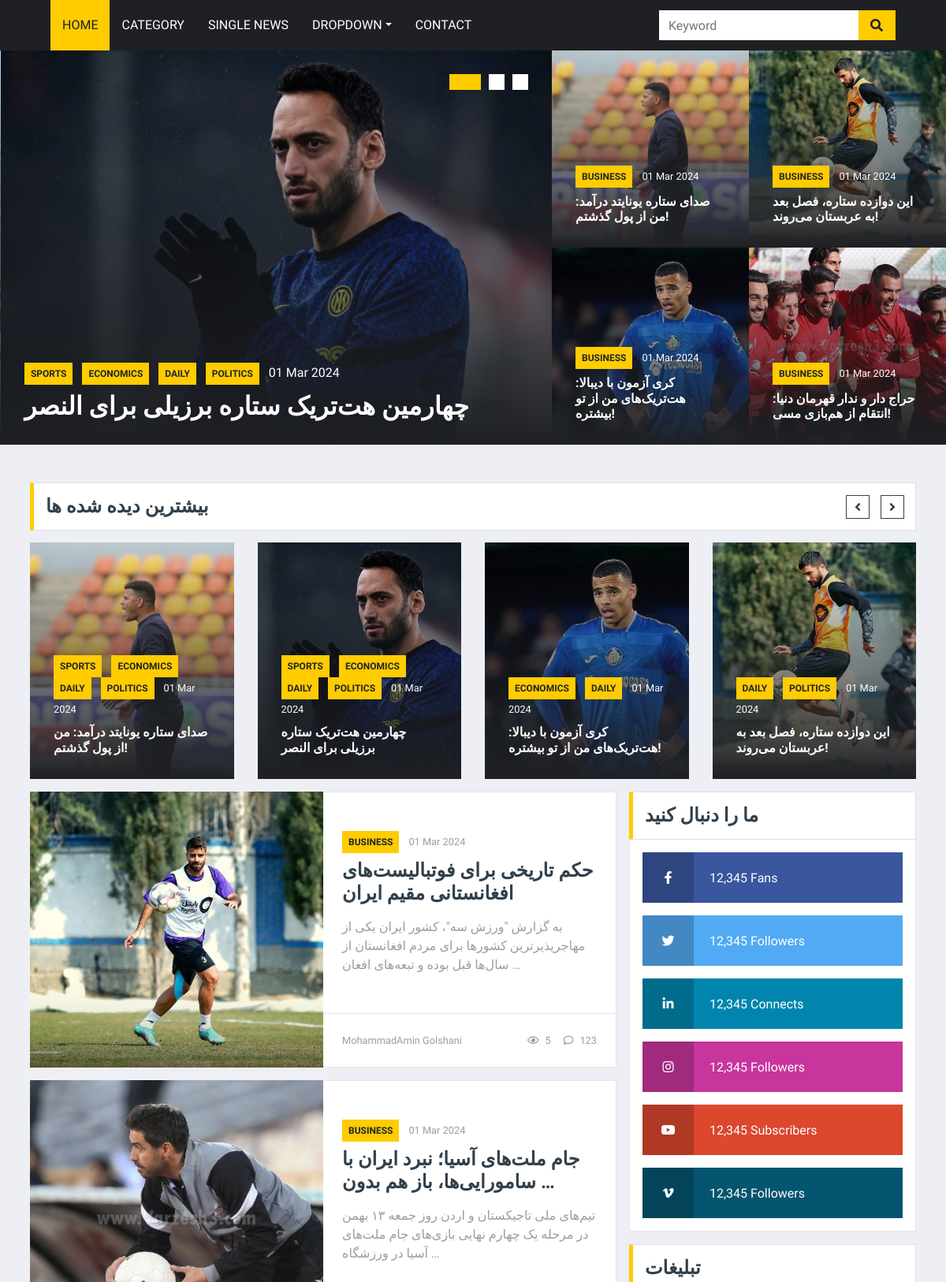
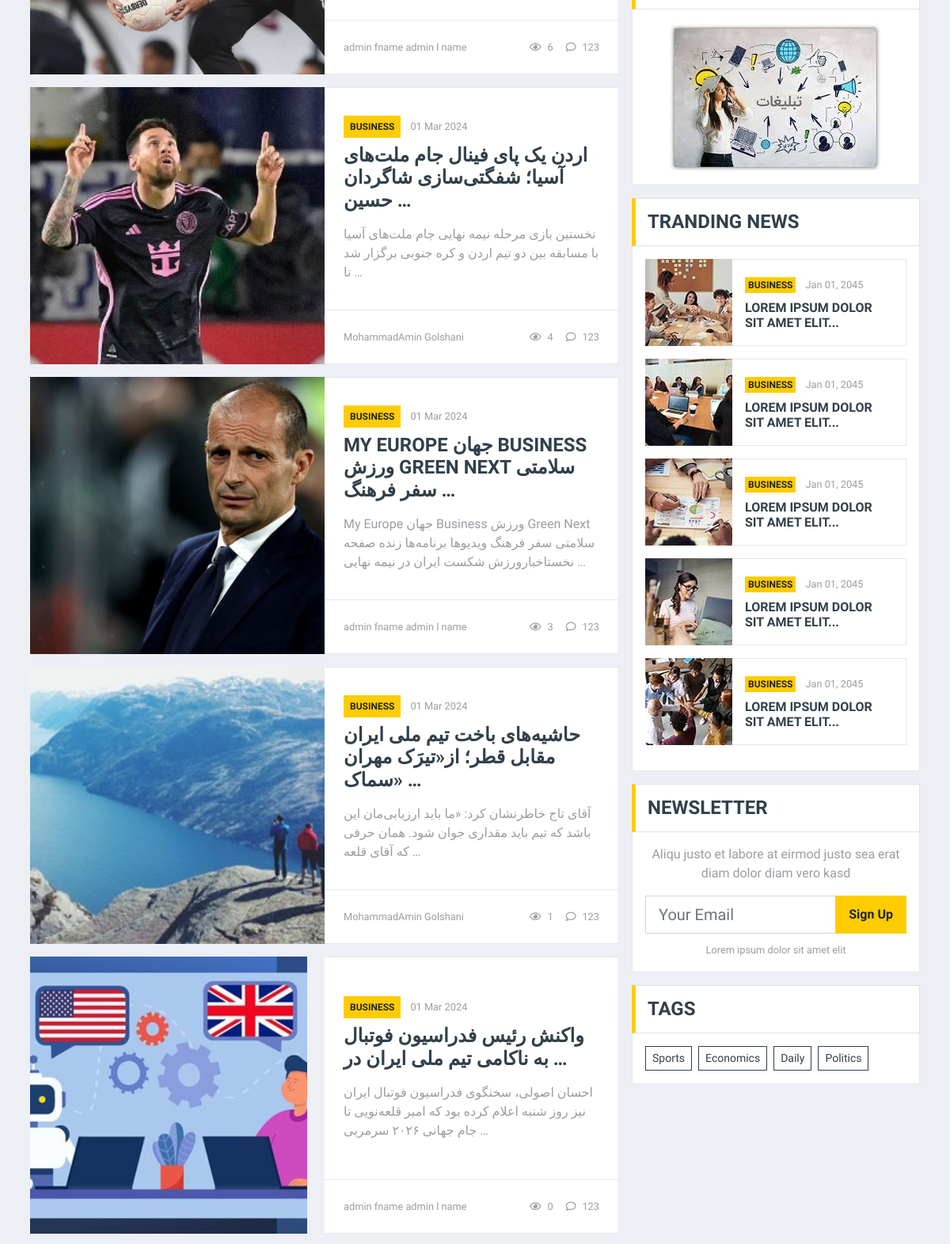
The page / (upper part) on the database its author committed (2 pictures, top to bottom).
### news/models.py (models this page shows, shortened)
class Post(models.Model):
    image = models.ImageField(default='news/im')
    author = models.ForeignKey(User, null=True, on_delete=models.SET_NULL)
    title = models.CharField(max_length=255)
    content = models.TextField()
    category = models.ManyToManyField(Category)
    counted_views = models.IntegerField(default=0)
    status = models.BooleanField(default=False)
    login_required = models.BooleanField(default=False)
    published_date = models.DateTimeField(null=True)
    created_date = models.DateTimeField(auto_now_add=True)
    updated_date = models.DateTimeField(auto_now=True)
    class Meta:
        ordering = ["-created_date"]

class Category(models.Model):
    name = models.CharField(max_length=255)

### website/views.py (the view)
# urls.py: path('', home_view, name='index'),
def home_view(request):
    posts_rotated = list(Post.objects.filter(status=1))[:3]
    posts_static = list(Post.objects.filter(status=1))[3:7]
    posts_total = list(Post.objects.filter(status=1))[7:]
    context = {'posts_rotated': posts_rotated, 'posts_static': posts_static, 'posts_total': posts_total}
    return render(request, 'website/index.html', context)

### news/templatetags/news_tag.py (called while the page is built)
@register.inclusion_tag('news/populernews.html')
def popular_news(num=5):
    posts = Post.objects.filter(status=1).order_by('-counted_views')[:num]
    return {'posts': posts}

@register.inclusion_tag('news/last_news.html')
def latest_post_down(num=3):
    posts = Post.objects.filter(status=1).order_by('-published_date')[:num]
    return {'posts': posts}

@register.inclusion_tag('news/category_tag.html')
def news_post_categories():
    posts = Post.objects.filter(status=1)
    categories = Category.objects.all()
    cat_dict = {}
    for cat_name in categories:
        cat_dict[cat_name.name] = posts.filter(category=cat_name).count()
    return {'categories': cat_dict}

@register.inclusion_tag('news/category_tag_side.html')
def news_post_categories_side():
    posts = Post.objects.filter(status=1)
    categories = Category.objects.all()
    cat_dict = {}
    for cat_name in categories:
        cat_dict[cat_name.name] = posts.filter(category=cat_name).count()
    return {'categories': cat_dict}

### templates/website/index.html (shortened to what this page needs)
{% extends "base.html" %}
{% load static %}
{% load news_tag %}
{% block content %}
    <div class="container-fluid">
        <div class="row">
            <div class="col-lg-7 px-0">
                <div class="owl-carousel main-carousel position-relative">
                    {% for post in posts_rotated %}
                        <div class="position-relative overflow-hidden" style="height: 500px;">
                            <img class="img-fluid h-100" src="{{ post.image.url }}"
                                 style="object-fit: cover;">
                            <div class="overlay">
                                <div class="mb-2">
                                    {% for cat in post.category.all %}
                                        <a class="badge badge-primary text-uppercase font-weight-semi-bold p-2 mr-2"
                                           href="">{{ cat.name }}
                                        </a>
                                    {% endfor %}
                                    <a class="text-white" href="">{{ post.published_date|date:"d M Y" }}</a>
                                </div>
                                <a class="h2 m-0 text-white text-uppercase font-weight-bold"
                                   href="{% url 'news:news_single'  pid=post.id %}">{{ post.title|truncatewords:10 }}</a>
                            </div>
                        </div>
                    {% endfor %}
                </div>
            </div>
            <div class="col-lg-5 px-0">
                <div class="row mx-0">
                    {% for post in posts_static %}
                        <div class="col-md-6 px-0">
                            <div class="position-relative overflow-hidden" style="height: 250px;">
                                <img class="img-fluid w-100 h-100" src="{{ post.image.url }}"
                                     style="object-fit: cover;">
                                <div class="overlay">
                                    <div class="mb-2">
                                        <a class="badge badge-primary text-uppercase font-weight-semi-bold p-2 mr-2"
                                           href="">Business</a>
                                        <a class="text-white"
                                           href=""><small>{{ post.published_date|date:"d M Y" }}</small></a>
                                    </div>
                                    <a class="h6 m-0 text-white text-uppercase font-weight-semi-bold"
                                       href="{% url 'news:news_single'  pid=post.id %}">{{ post.title|truncatewords:10 }}</a>
                                </div>
                            </div>
                        </div>
                    {% endfor %}
                </div>
            </div>
        </div>
    </div>
    {% popular_news %}
    <div class="container-fluid">
        <div class="container">
            <div class="row">
                <div class="col-lg-8">
                    <div class="row">
                        {% for post in posts_total %}
                            <div class="col-lg-12">
                                <div class="row news-lg mx-0 mb-3">
                                    <div class="col-md-6 h-100 px-0">
                                        <img class="img-fluid h-100" src="{{ post.image.url }}"
                                             style="object-fit: cover;">
                                    </div>
                                    <div class="col-md-6 d-flex flex-column border bg-white h-100 px-0">
                                        <div class="mt-auto p-4">
                                            <div class="mb-2">
                                                <a class="badge badge-primary text-uppercase font-weight-semi-bold p-2 mr-2"
                                                   href="">Business</a>
                                                <a class="text-body"
                                                   href=""><small>{{ post.published_date|date:"d M Y" }}</small></a>
                                            </div>
                                            <a class="h4 d-block mb-3 text-secondary text-uppercase font-weight-bold"
                                               href="{% url 'news:news_single'  pid=post.id %}">{{ post.title|truncatewords:10 }}</a>
                                            <p class="m-0">{{ post.content|truncatewords:20 }}</p>
                                        </div>
                                        <div class="d-flex justify-content-between bg-white border-top mt-auto p-4">
                                            <div class="d-flex align-items-center">
                                                <small>{{ post.author.get_full_name }}</small>
                                            </div>
                                            <div class="d-flex align-items-center">
                                                <small class="ml-3"><i
                                                        class="far fa-eye mr-2"></i>{{ post.counted_views }}</small>
                                                <small class="ml-3"><i class="far fa-comment mr-2"></i>123</small>
                                            </div>
                                        </div>
                                    </div>
                                </div>
                            </div>
                        {% endfor %}
                    </div>
                </div>
                <div class="col-lg-4">
                    {% include 'website/follow_us.html' %}
                    {% include 'website/advertisement.html' %}
                    <div class="mb-3">
                        <div class="section-title mb-0">
                            <h4 class="m-0 text-uppercase font-weight-bold">Tranding News</h4>
                        </div>
                        <div class="bg-white border border-top-0 p-3">
                            <div class="d-flex align-items-center bg-white mb-3" style="height: 110px;">
                                <img class="img-fluid" src="{% static 'img/news-110x110-1.jpg' %}" alt="">
                                <div class="w-100 h-100 px-3 d-flex flex-column justify-content-center border border-left-0">
                                    <div class="mb-2">
                                        <a class="badge badge-primary text-uppercase font-weight-semi-bold p-1 mr-2"
                                           href="">Business</a>
                                        <a class="text-body" href=""><small>Jan 01, 2045</small></a>
                                    </div>
                                    <a class="h6 m-0 text-secondary text-uppercase font-weight-bold" href="">Lorem ipsum
                                        dolor sit amet elit...</a>
                                </div>
                            </div>
                            <div class="d-flex align-items-center bg-white mb-3" style="height: 110px;">
                                <img class="img-fluid" src="{% static 'img/news-110x110-2.jpg' %}" alt="">
                                <div class="w-100 h-100 px-3 d-flex flex-column justify-content-center border border-left-0">
                                    <div class="mb-2">
                                        <a class="badge badge-primary text-uppercase font-weight-semi-bold p-1 mr-2"
                                           href="">Business</a>
                                        <a class="text-body" href=""><small>Jan 01, 2045</small></a>
                                    </div>
                                    <a class="h6 m-0 text-secondary text-uppercase font-weight-bold" href="">Lorem ipsum
                                        dolor sit amet elit...</a>
                                </div>
                            </div>
                            <div class="d-flex align-items-center bg-white mb-3" style="height: 110px;">
                                <img class="img-fluid" src="{% static 'img/news-110x110-3.jpg' %}" alt="">
                                <div class="w-100 h-100 px-3 d-flex flex-column justify-content-center border border-left-0">
                                    <div class="mb-2">
                                        <a class="badge badge-primary text-uppercase font-weight-semi-bold p-1 mr-2"
                                           href="">Business</a>
                                        <a class="text-body" href=""><small>Jan 01, 2045</small></a>
                                    </div>
                                    <a class="h6 m-0 text-secondary text-uppercase font-weight-bold" href="">Lorem ipsum
                                        dolor sit amet elit...</a>
                                </div>
                            </div>
                            <div class="d-flex align-items-center bg-white mb-3" style="height: 110px;">
                                <img class="img-fluid" src="{% static 'img/news-110x110-4.jpg' %}" alt="">
                                <div class="w-100 h-100 px-3 d-flex flex-column justify-content-center border border-left-0">
                                    <div class="mb-2">
                                        <a class="badge badge-primary text-uppercase font-weight-semi-bold p-1 mr-2"
                                           href="">Business</a>
                                        <a class="text-body" href=""><small>Jan 01, 2045</small></a>
                                    </div>
                                    <a class="h6 m-0 text-secondary text-uppercase font-weight-bold" href="">Lorem ipsum
                                        dolor sit amet elit...</a>
                                </div>
                            </div>
                            <div class="d-flex align-items-center bg-white mb-3" style="height: 110px;">
                                <img class="img-fluid" src="{% static 'img/news-110x110-5.jpg' %}" alt="">
                                <div class="w-100 h-100 px-3 d-flex flex-column justify-content-center border border-left-0">
                                    <div class="mb-2">
                                        <a class="badge badge-primary text-uppercase font-weight-semi-bold p-1 mr-2"
                                           href="">Business</a>
                                        <a class="text-body" href=""><small>Jan 01, 2045</small></a>
                                    </div>
                                    <a class="h6 m-0 text-secondary text-uppercase font-weight-bold" href="">Lorem ipsum
                                        dolor sit amet elit...</a>
                                </div>
                            </div>
                        </div>
                    </div>
                    <div class="mb-3">
                        <div class="section-title mb-0">
                            <h4 class="m-0 text-uppercase font-weight-bold">Newsletter</h4>
                        </div>
                        <div class="bg-white text-center border border-top-0 p-3">
                            <p>Aliqu justo et labore at eirmod justo sea erat diam dolor diam vero kasd</p>
                            <div class="input-group mb-2" style="width: 100%;">
                                <input type="text" class="form-control form-control-lg" placeholder="Your Email">
                                <div class="input-group-append">
                                    <button class="btn btn-primary font-weight-bold px-3">Sign Up</button>
                                </div>
                            </div>
                            <small>Lorem ipsum dolor sit amet elit</small>
                        </div>
                    </div>
                    {% news_post_categories_side %}
                </div>
            </div>
        </div>
    </div>
{% endblock content %}

### templates/news/populernews.html
{% load static %}
    <div class="container-fluid pt-5 mb-3">
        <div class="container">
            <div class="section-title">
                <h4 class="m-0 text-uppercase font-weight-bold" >بیشترین دیده شده ها </h4>
            </div>
            <div class="owl-carousel news-carousel carousel-item-4 position-relative">
                {% for post in posts %}
                <div class="position-relative overflow-hidden" style="height: 300px;">
                    <img class="img-fluid h-100" src="{{ post.image.url }}" style="object-fit: cover;">
                    <div class="overlay">
                        <div class="mb-2">
                            {% for cat in post.category.all %}
                                   <a class="badge badge-primary text-uppercase font-weight-semi-bold p-2 mr-2"
                               href="">{{ cat.name }}</a>
                                    {% endfor %}
                            <a class="text-white" href=""><small>{{ post.published_date|date:"d M Y" }}</small></a>
                        </div>
                        <a class="h6 m-0 text-white text-uppercase font-weight-semi-bold" href="">{{ post.title|truncatewords:10 }}</a>
                    </div>
                </div>
                {% endfor %}
            </div>
        </div>
    </div>

### templates/news/category_tag_side.html
<div class="mb-3">
    <div class="section-title mb-0">
        <h4 class="m-0 text-uppercase font-weight-bold">Tags</h4>
    </div>
    <div class="bg-white border border-top-0 p-3">
        <div class="d-flex flex-wrap m-n1">
            {% for name,items in categories.items %}
                    <a href="" class="btn btn-sm btn-outline-secondary m-1">{{ name }}</a>
            {% endfor %}
        </div>
    </div>
</div>

### rows shown on the page
Post: image (picture), published_date "01 Mar 2024", title "چهارمین هت‌تریک ستاره برزیلی برای النصر"
Category: name "SPORTS", categories "Sports"
Category: name "ECONOMICS", categories "Economics"
Category: name "DAILY", categories "Daily"
Category: name "POLITICS", categories "Politics"
Post: image (picture), published_date "01 Mar 2024", title "صدای ستاره یونایتد درآمد: من از پول گذشتم!"
Post: image (picture), published_date "01 Mar 2024", title "این دوازده ستاره، فصل بعد به عربستان می‌روند!"
Post: image (picture), published_date "01 Mar 2024", title "کری آزمون با دیبالا: هت‌تریک‌های من از تو بیشتره!"
Post: image (picture), published_date "01 Mar 2024", title "حراج دار و ندار قهرمان دنیا: انتقام از هم‌بازی مسی!"
Post: image (picture), published_date "01 Mar 2024", title "حکم تاریخی برای فوتبالیست‌های افغانستانی مقیم ایران", content "به گزارش \"ورزش سه\"، کشور ایران یکی از مهاجرپذیرترین کشورها برای مردم افغانستان از سال‌ها قبل بوده و تبعه‌های افغان …", author.get_full_name "MohammadAmin Golshani", counted_views "5"
Post: image (picture), published_date "01 Mar 2024", title "جام ملت‌های آسیا؛ نبرد ایران با سامورایی‌ها، باز هم بدون …", content "تیم‌های ملی تاجیکستان و اردن روز جمعه ۱۳ بهمن در مرحله یک چهارم نهایی بازی‌های جام ملت‌های آسیا در ورزشگاه …", author.get_full_name "admin fname admin l name", counted_views "6"
Post: image (picture), published_date "01 Mar 2024", title "اردن یک پای فینال جام ملت‌های آسیا؛ شفگتی‌سازی شاگردان حسین …", content "نخستین بازی مرحله نیمه نهایی جام ملت‌های آسیا با مسابقه بین دو تیم اردن و کره جنوبی برگزار شد تا …", author.get_full_name "MohammadAmin Golshani", counted_views "4"
Post: image (picture), published_date "01 Mar 2024", title "MY EUROPE جهان BUSINESS ورزش GREEN NEXT سلامتی سفر فرهنگ …", content "My Europe جهان Business ورزش Green Next سلامتی سفر فرهنگ ویدیوها برنامه‌ها زنده صفحه نخستاخبارورزش شکست ایران در نیمه نهایی …", author.get_full_name "admin fname admin l name", counted_views "3"
Post: image (placeholder picture), published_date "01 Mar 2024", title "حاشیه‌های باخت تیم ملی ایران مقابل قطر؛ از«تیرَک مهران سماک» …", content "آقای تاج خاطرنشان کرد: «ما باید ارزیابی‌مان این باشد که تیم باید مقداری جوان شود. همان حرفی که آقای قلعه …", author.get_full_name "MohammadAmin Golshani", counted_views "1"
Post: image (picture), published_date "01 Mar 2024", title "واکنش رئیس فدراسیون فوتبال به ناکامی تیم ملی ایران در …", content "احسان اصولی، سخنگوی فدراسیون فوتبال ایران نیز روز شنبه اعلام کرده بود که امیر قلعه‌نویی تا جام‌ جهانی ۲۰۲۶ سرمربی …", author.get_full_name "admin fname admin l name", counted_views "0"
